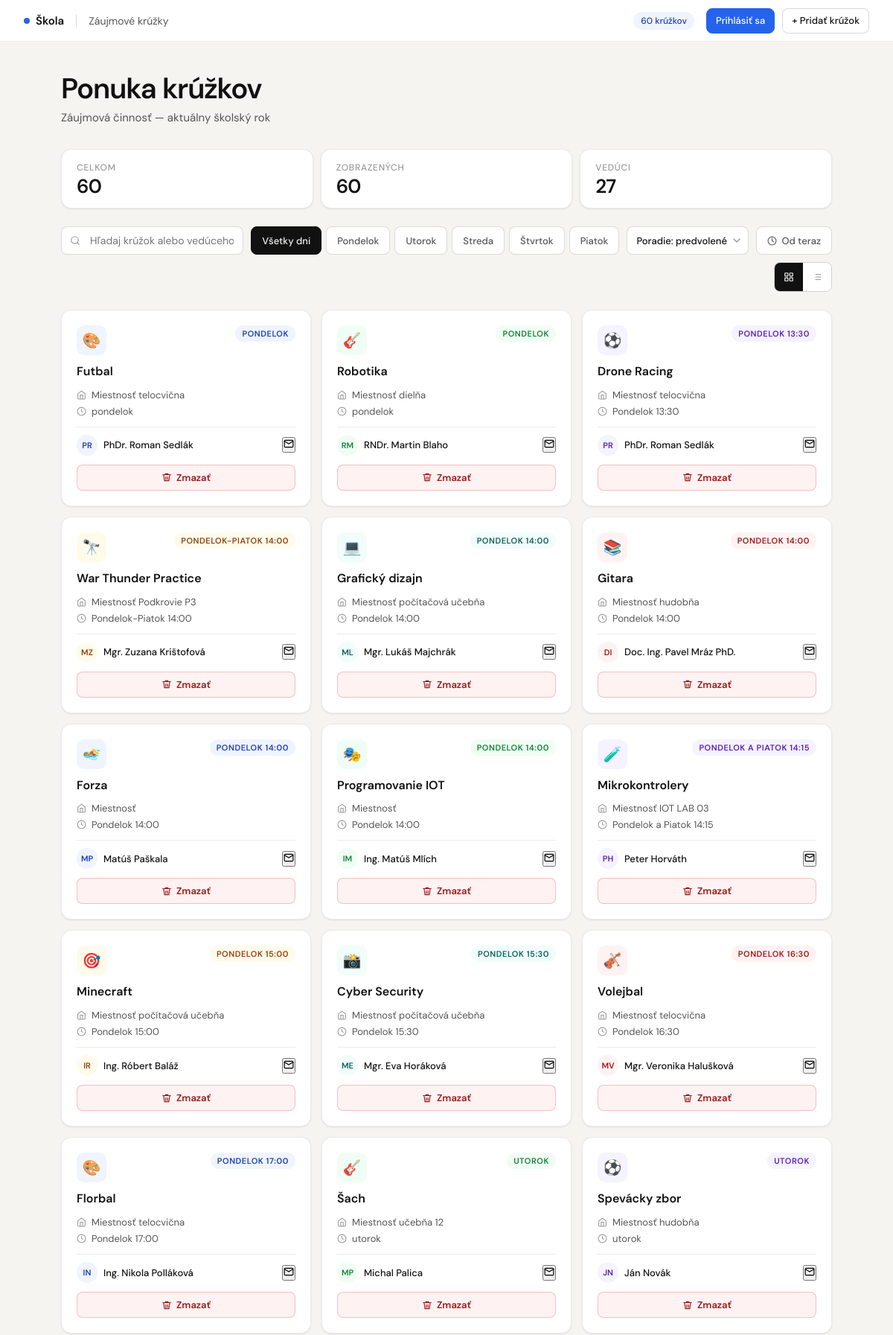
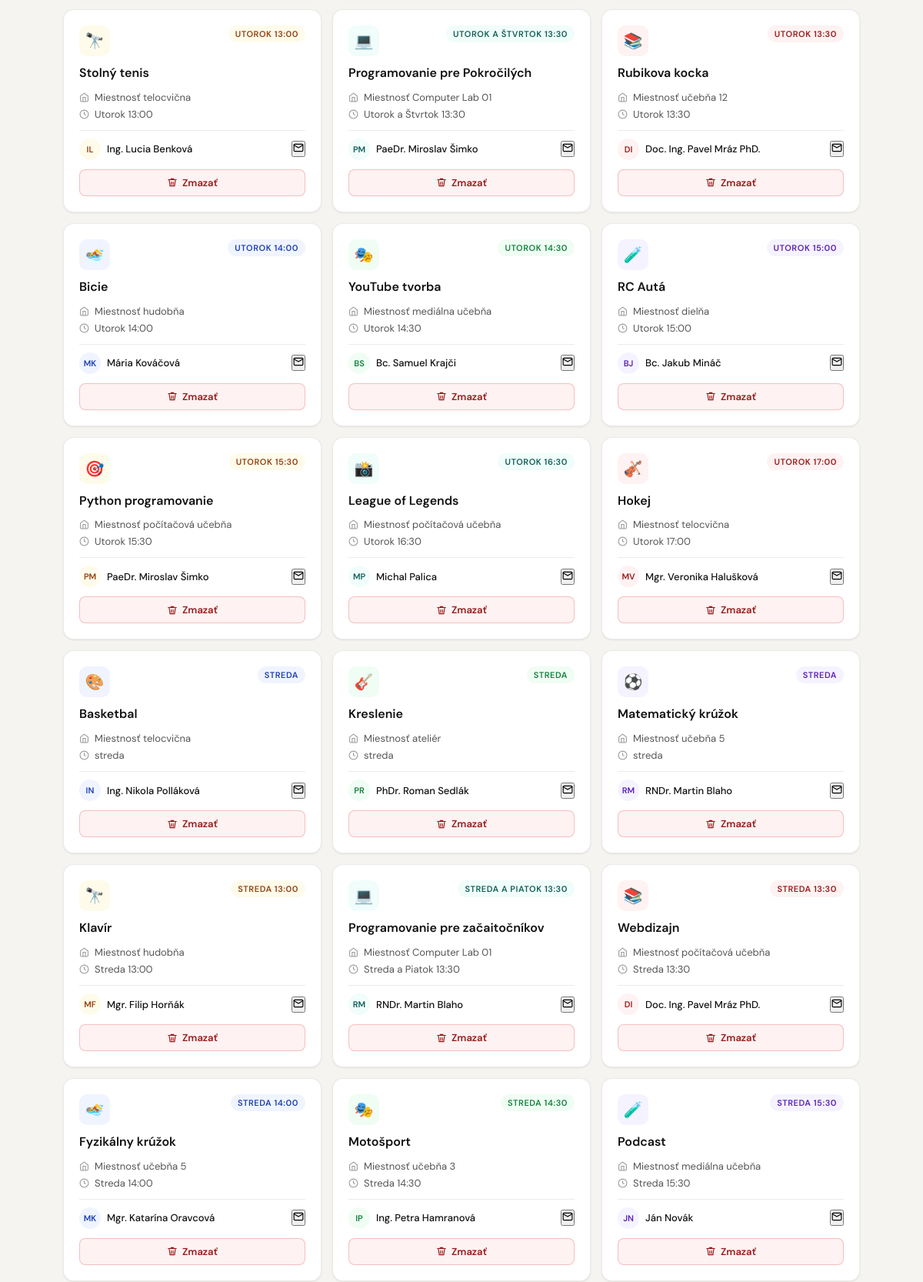
The page /kruzky (upper part) on the database its author committed (2 pictures, top to bottom).
### kruzky/models.py (models this page shows, shortened)
class Kruzok(models.Model):
    nazov = models.CharField(max_length=100)
    den = models.CharField(max_length=100)
    miestnost = models.CharField(max_length=100)
    veduci = models.ForeignKey(Veduci, on_delete=models.CASCADE)

class Veduci(models.Model):
    meno = models.CharField(max_length=100)
    email = models.EmailField(max_length=100)

### kruzky/views.py (the view)
# urls.py: path('', views.zoznam_kruzkov, name='zoznam_kruzkov'),
def zoznam_kruzkov(request):
    vsetky_kruzky = list(Kruzok.objects.all())
    pocet_veducich = Kruzok.objects.values('veduci').distinct().count()
    rad_od_teraz = request.GET.get('od_teraz') == '1'
    if rad_od_teraz:
        now = datetime.now()
        def sort_key_aktualne(kruzok):
            den_kruzku = zisti_najskorsi_den(kruzok.den)
            cas_kruzku = zisti_cas(kruzok.den)
            if den_kruzku < (now.weekday() + 1) or (den_kruzku == (now.weekday() + 1) and cas_kruzku < now.time()):
                rozdiel_dni = (den_kruzku - (now.weekday() + 1)) + 7
            else:
                rozdiel_dni = den_kruzku - (now.weekday() + 1)
            return (rozdiel_dni, cas_kruzku)
        vsetky_kruzky.sort(key=sort_key_aktualne)
    else:
        vsetky_kruzky.sort(key=lambda x: (zisti_najskorsi_den(x.den), zisti_cas(x.den)))
    return render(request, 'kruzky/index.html', {
        'kruzky': vsetky_kruzky,
        'pocet_veducich': pocet_veducich
    })

### kruzky/views.py (called while the page is built)
def zisti_najskorsi_den(den_string):
    if not den_string:
        return 99
    den_string = den_string.lower()
    najdene_hodnoty = []
    for den, cislo in PORADIE_DNI.items():
        if den in den_string:
            najdene_hodnoty.append(cislo)
    return min(najdene_hodnoty) if najdene_hodnoty else 99

def zisti_cas(den_string):
    if not den_string:
        return datetime.strptime('00:00', '%H:%M').time()
    match = re.search(r'\d{1,2}:\d{2}', den_string)
    if match:
        najdeny_cas_text = match.group()
        try:
            return datetime.strptime(najdeny_cas_text, '%H:%M').time()
        except ValueError:
            pass # Ak by bol formát neplatný (napr. 25:99), ignorujeme to
    return datetime.strptime('00:00', '%H:%M').time()

### kruzky/templates/kruzky/index.html (shortened to what this page needs)
<!DOCTYPE html>
<html lang="sk">
<head>
</head>
<body>
<nav class="topbar">
    <div class="topbar-logo">
        <div class="dot"></div>
        Škola
    </div>
    <span class="topbar-title">Záujmové krúžky</span>
    <span class="topbar-badge" id="count-badge">
    </span>
    <div class="topbar-actions">
    <a href="{% url 'prihlaska' %}" class="topbar-btn primary">
        Prihlásiť sa
    </a>
    <a href="{% url 'pridat_kruzok' %}" class="topbar-btn secondary">
        + Pridať krúžok
    </a>
</div>
</nav>
<main class="main">
    <div class="page-header">
        <h1>Ponuka krúžkov</h1>
        <p>Záujmová činnosť — aktuálny školský rok</p>
    </div>
    {% if kruzky %}
    <div class="stats-row">
        <div class="stat-card">
            <div class="stat-label">Celkom</div>
            <div class="stat-value" id="stat-total">{{ kruzky|length }}</div>
        </div>
        <div class="stat-card">
            <div class="stat-label">Zobrazených</div>
            <div class="stat-value" id="stat-visible">{{ kruzky|length }}</div>
        </div>
        <div class="stat-card">
            <div class="stat-label">Vedúci</div>
            <div class="stat-value">
                <div class="stat-value">{{ pocet_veducich }}</div>
            </div>
        </div>
    </div>
    <div class="controls">
        <div class="search-wrap">
            <input type="text" class="search-input" placeholder="Hľadaj krúžok alebo vedúceho..." id="search" autocomplete="off">
        </div>
        <div class="filter-group" id="day-filters">
            <button class="filter-btn active" data-day="all">Všetky dni</button>
        </div>
        <select class="sort-select" id="sort-select" {% if request.GET.od_teraz == '1' %}disabled title="Zoradenie riadi server"{% endif %}>
            <option value="default">Poradie: predvolené</option>
        </select>
        <a href="?{% if request.GET.od_teraz == '1' %}{% else %}od_teraz=1{% endif %}"
           class="filter-btn od-teraz-btn {% if request.GET.od_teraz == '1' %}active{% endif %}">
            <svg width="13" height="13" viewBox="0 0 24 24" fill="none" stroke="currentColor" stroke-width="2" stroke-linecap="round" stroke-linejoin="round"><circle cx="12" cy="12" r="10"/><polyline points="12 6 12 12 16 14"/></svg>
            Od teraz
        </a>
        <div class="view-toggle">
            <button class="view-btn active" id="btn-grid" title="Karty">
                <svg width="14" height="14" viewBox="0 0 24 24" fill="none" stroke="currentColor" stroke-width="2"><rect x="3" y="3" width="7" height="7" rx="1"/><rect x="14" y="3" width="7" height="7" rx="1"/><rect x="3" y="14" width="7" height="7" rx="1"/><rect x="14" y="14" width="7" height="7" rx="1"/></svg>
            </button>
            <button class="view-btn" id="btn-list" title="Zoznam">
            </button>
        </div>
    </div>
    <div class="cards-grid" id="grid-view">
        {% for kruzok in kruzky %}
        <div class="club-card"
             data-name="{{ kruzok.nazov|lower }}"
             data-veduci="{{ kruzok.veduci.meno|lower }}"
             data-den="{{ kruzok.den }}">
            <div class="card-top">
                <div class="card-icon color-{{ forloop.counter0|divisibleby:6|yesno:'0,0' }}" id="icon-g-{{ forloop.counter }}"></div>
                <span class="day-badge color-{{ forloop.counter0|divisibleby:6|yesno:'0,0' }}" id="day-g-{{ forloop.counter }}">{{ kruzok.den }}</span>
            </div>
            <div class="card-name">{{ kruzok.nazov }}</div>
            <div class="card-meta">
                <div class="meta-row">
                    <svg width="13" height="13" viewBox="0 0 24 24" fill="none" stroke="currentColor" stroke-width="2"><path d="M3 9l9-7 9 7v11a2 2 0 01-2 2H5a2 2 0 01-2-2z"/><polyline points="9 22 9 12 15 12 15 22"/></svg>
                    Miestnosť {{ kruzok.miestnost }}
                </div>
                <div class="meta-row">
                    <svg width="13" height="13" viewBox="0 0 24 24" fill="none" stroke="currentColor" stroke-width="2"><circle cx="12" cy="12" r="10"/><polyline points="12 6 12 12 16 14"/></svg>
                    {{ kruzok.den }}
                </div>
            </div>
            <div class="card-footer">
                <div class="leader-info">
                    <div class="avatar color-{{ forloop.counter0|divisibleby:6|yesno:'0,0' }}" id="av-{{ forloop.counter }}"></div>
                    <span class="leader-name">{{ kruzok.veduci.meno }}</span>
                </div>
                <button class="email-icon-btn" data-email="{{ kruzok.veduci.email }}">
                    <svg width="14" height="14" viewBox="0 0 24 24" fill="none" stroke="currentColor" stroke-width="2" stroke-linecap="round" stroke-linejoin="round"><path d="M4 4h16c1.1 0 2 .9 2 2v12c0 1.1-.9 2-2 2H4c-1.1 0-2-.9-2-2V6c0-1.1.9-2 2-2z"/><polyline points="22,6 12,12 2,6"/></svg>
                </button>
            </div>
            <a href="{% url 'zmazat_kruzok' kruzok.id %}" class="delete-btn">
                <svg viewBox="0 0 24 24" fill="none" stroke="currentColor" stroke-width="2"stroke-linecap="round" stroke-linejoin="round">
                    <polyline points="3 6 5 6 21 6"/>
                    <path d="M19 6l-2 14H7L5 6"/>
                    <path d="M10 11v6M14 11v6"/>
                    <path d="M9 6V4h6v2"/>
                </svg>
                Zmazať
            </a>
        </div>
        {% endfor %}
    </div>
    {% else %}
    <div class="empty-state">
        <span class="empty-icon">📋</span>
        <h3>Zatiaľ žiadne krúžky</h3>
        <p>Ponuka bude zverejnená čoskoro.</p>
    </div>
    {% endif %}
</main>
</body>
</html>

### rows shown on the page
Kruzok: den "PONDELOK", nazov "Futbal", miestnost "telocvična", den "pondelok", veduci.meno "PhDr. Roman Sedlák"
Kruzok: den "PONDELOK", nazov "Robotika", miestnost "dielňa", den "pondelok", veduci.meno "RNDr. Martin Blaho"
Kruzok: den "PONDELOK 13:30", nazov "Drone Racing", miestnost "telocvična", den "Pondelok 13:30", veduci.meno "PhDr. Roman Sedlák"
Kruzok: den "PONDELOK-PIATOK 14:00", nazov "War Thunder Practice", miestnost "Podkrovie P3", den "Pondelok-Piatok 14:00", veduci.meno "Mgr. Zuzana Krištofová"
Kruzok: den "PONDELOK 14:00", nazov "Grafický dizajn", miestnost "počítačová učebňa", den "Pondelok 14:00", veduci.meno "Mgr. Lukáš Majchrák"
Kruzok: den "PONDELOK 14:00", nazov "Gitara", miestnost "hudobňa", den "Pondelok 14:00", veduci.meno "Doc. Ing. Pavel Mráz PhD."
Kruzok: den "PONDELOK 14:00", nazov "Forza", den "Pondelok 14:00", veduci.meno "Matúš Paškala"
Kruzok: den "PONDELOK 14:00", nazov "Programovanie IOT", den "Pondelok 14:00", veduci.meno "Ing. Matúš Mlích"
Kruzok: den "PONDELOK A PIATOK 14:15", nazov "Mikrokontrolery", miestnost "IOT LAB 03", den "Pondelok a Piatok 14:15", veduci.meno "Peter Horváth"
Kruzok: den "PONDELOK 15:00", nazov "Minecraft", miestnost "počítačová učebňa", den "Pondelok 15:00", veduci.meno "Ing. Róbert Baláž"
Kruzok: den "PONDELOK 15:30", nazov "Cyber Security", miestnost "počítačová učebňa", den "Pondelok 15:30", veduci.meno "Mgr. Eva Horáková"
Kruzok: den "PONDELOK 16:30", nazov "Volejbal", miestnost "telocvična", den "Pondelok 16:30", veduci.meno "Mgr. Veronika Halušková"
Kruzok: den "PONDELOK 17:00", nazov "Florbal", miestnost "telocvična", den "Pondelok 17:00", veduci.meno "Ing. Nikola Polláková"
Kruzok: den "UTOROK", nazov "Šach", miestnost "učebňa 12", den "utorok", veduci.meno "Michal Palica"
Kruzok: den "UTOROK", nazov "Spevácky zbor", miestnost "hudobňa", den "utorok", veduci.meno "Ján Novák"
Kruzok: den "UTOROK 13:00", nazov "Stolný tenis", miestnost "telocvična", den "Utorok 13:00", veduci.meno "Ing. Lucia Benková"
Kruzok: den "UTOROK A ŠTVRTOK 13:30", nazov "Programovanie pre Pokročilých", miestnost "Computer Lab 01", den "Utorok a Štvrtok 13:30", veduci.meno "PaeDr. Miroslav Šimko"
Kruzok: den "UTOROK 13:30", nazov "Rubikova kocka", miestnost "učebňa 12", den "Utorok 13:30", veduci.meno "Doc. Ing. Pavel Mráz PhD."
Kruzok: den "UTOROK 14:00", nazov "Bicie", miestnost "hudobňa", den "Utorok 14:00", veduci.meno "Mária Kováčová"
Kruzok: den "UTOROK 14:30", nazov "YouTube tvorba", miestnost "mediálna učebňa", den "Utorok 14:30", veduci.meno "Bc. Samuel Krajči"
Kruzok: den "UTOROK 15:00", nazov "RC Autá", miestnost "dielňa", den "Utorok 15:00", veduci.meno "Bc. Jakub Mináč"
Kruzok: den "UTOROK 15:30", nazov "Python programovanie", miestnost "počítačová učebňa", den "Utorok 15:30", veduci.meno "PaeDr. Miroslav Šimko"
Kruzok: den "UTOROK 16:30", nazov "League of Legends", miestnost "počítačová učebňa", den "Utorok 16:30", veduci.meno "Michal Palica"
Kruzok: den "UTOROK 17:00", nazov "Hokej", miestnost "telocvična", den "Utorok 17:00", veduci.meno "Mgr. Veronika Halušková"
Kruzok: den "STREDA", nazov "Basketbal", miestnost "telocvična", den "streda", veduci.meno "Ing. Nikola Polláková"
Kruzok: den "STREDA", nazov "Kreslenie", miestnost "ateliér", den "streda", veduci.meno "PhDr. Roman Sedlák"
Kruzok: den "STREDA", nazov "Matematický krúžok", miestnost "učebňa 5", den "streda", veduci.meno "RNDr. Martin Blaho"
Kruzok: den "STREDA 13:00", nazov "Klavír", miestnost "hudobňa", den "Streda 13:00", veduci.meno "Mgr. Filip Horňák"
Kruzok: den "STREDA A PIATOK 13:30", nazov "Programovanie pre začaitočníkov", miestnost "Computer Lab 01", den "Streda a Piatok 13:30", veduci.meno "RNDr. Martin Blaho"
Kruzok: den "STREDA 13:30", nazov "Webdizajn", miestnost "počítačová učebňa", den "Streda 13:30", veduci.meno "Doc. Ing. Pavel Mráz PhD."
Kruzok: den "STREDA 14:00", nazov "Fyzikálny krúžok", miestnost "učebňa 5", den "Streda 14:00", veduci.meno "Mgr. Katarína Oravcová"
Kruzok: den "STREDA 14:30", nazov "Motošport", miestnost "učebňa 3", den "Streda 14:30", veduci.meno "Ing. Petra Hamranová"
Kruzok: den "STREDA 15:30", nazov "Podcast", miestnost "mediálna učebňa", den "Streda 15:30", veduci.meno "Ján Novák"

### other values the page prints
{{ kruzky|length }} "60"
{{ pocet_veducich }} "27"
